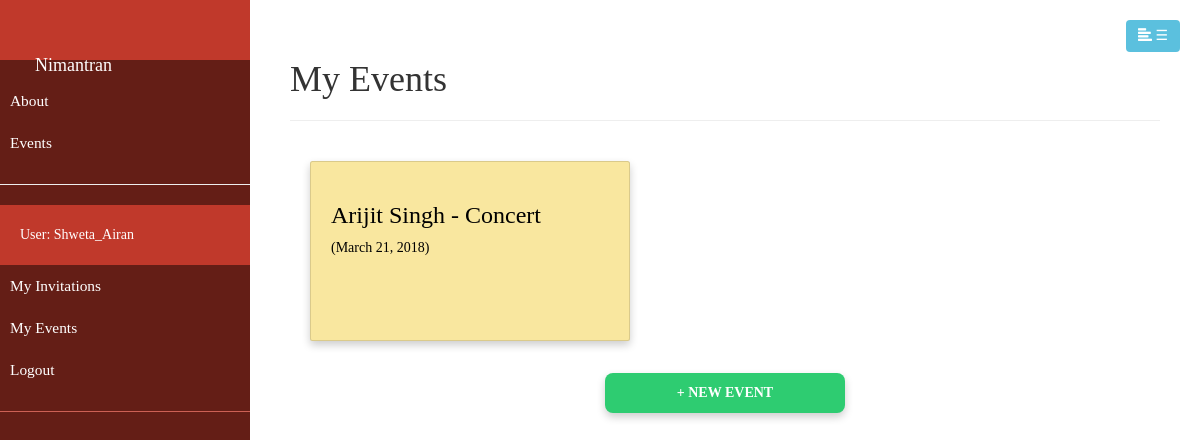
Page /catalog/myorganized/ (signed in) on the earlier database version.
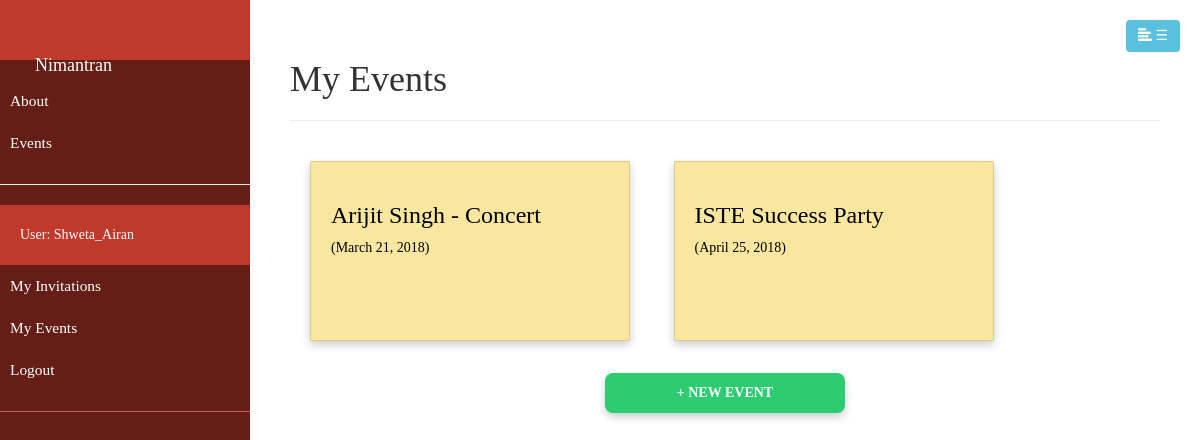
Same page on the later database version.
### catalog/models.py (models this page shows, shortened)
class Event(models.Model):
    title = models.CharField(max_length = 200, help_text = "Provide a title to your event.")
    description = models.CharField(max_length = 500, help_text = "Briefly describe in 500 chars.")
    dateFrom = models.DateField()
    dateTo = models.DateField()
    organizer = models.ForeignKey(User, on_delete = models.SET_NULL, null=True, blank=True)
    cateory = models.ManyToManyField(Category, help_text = "Select a category for this event")
    venue = models.ForeignKey(Venue, help_text = "Select the venue", on_delete = models.DO_NOTHING)
    public = models.BooleanField(default = True)
    def get_absolute_url(self):
        return reverse('event-detail', args=[str(self.id)])

### catalog/views.py (the view)
# urls.py: path('myorganized/', views.OrganizedListView.as_view(), name='my-organized'),
class OrganizedListView(LoginRequiredMixin, generic.ListView):
    model = Event
    template_name = 'catalog/organized_list_user.html'
    def get_queryset(self):
        return Event.objects.filter(organizer=self.request.user)

### catalog/templates/catalog/organized_list_user.html
{% extends "base_generic.html" %}
{% block content %}
<div style="padding: 40px">
    <h1>My Events</h1>
    <hr>
    <div class="outer">
      {% if event_list %}
        {% for event in event_list %}
        <a class="card" href="{{ event.get_absolute_url }}">
            <h3>{{ event.title }}</h3>
            ({{event.dateFrom}})
        </a>
        {% endfor %}
      {% else %}
        <p>You have no events.</p>
      {% endif %}
    </div>
    <center><a class="card-display" href="/catalog/events/create/" style="color: white; background-color: #2ECC71; ">
        <strong>+ NEW EVENT</strong>
    </a></center>
</div>
{% endblock %}

Differences in the rows shown:
added Event: title "ISTE Success Party", dateFrom "April 25, 2018"
